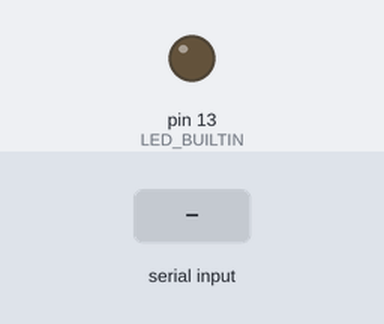
Bench run of a sketch on a simulated Arduino Uno, built with avr-gcc and run on an emulated ATmega328P. Parts: output pins drawn as LEDs (lit = HIGH). Inputs (shaded band) come from the test bench. What the sketch prints to the serial monitor is not drawn.

Above: at 1.2 s.
1.3 s: "a\n" received over Serial
At 2.4 s:
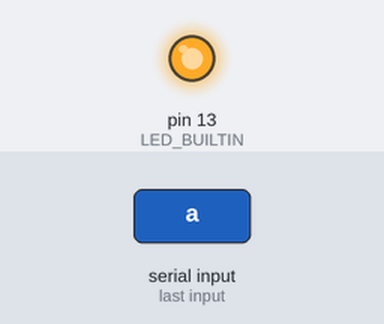
Timing chart, 0 to 4.3 s (numbered marks = the images above; inputs shaded):
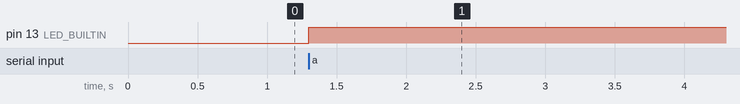

Measured:
- after the input at 1.3 s, pin 13 (LED_BUILTIN): LOW → HIGH at once

The sketch:

transceiver.ino
```cpp
/**
   Demonstration of serial communication
   When 'a' is sent from the application side,
   Switching the output of the on-board LEDs
*/

void setup() {
  Serial.begin(115200);
  pinMode(LED_BUILTIN, OUTPUT);
}

void loop() {

  Serial.print("hogehoge");   //send character
  Serial.print("\n");
//  Serial.print(millis());     //send time data
//  Serial.print("\t");
//  Serial.print(millis());     //hoge?!?!?!?
//  Serial.print("\n");

  const char buf = Serial.read();   // get character

  static bool flag;
  flag ^= (buf == 'a');   //出力反転

  digitalWrite(LED_BUILTIN, flag);

  //  delay(10);

}
```
